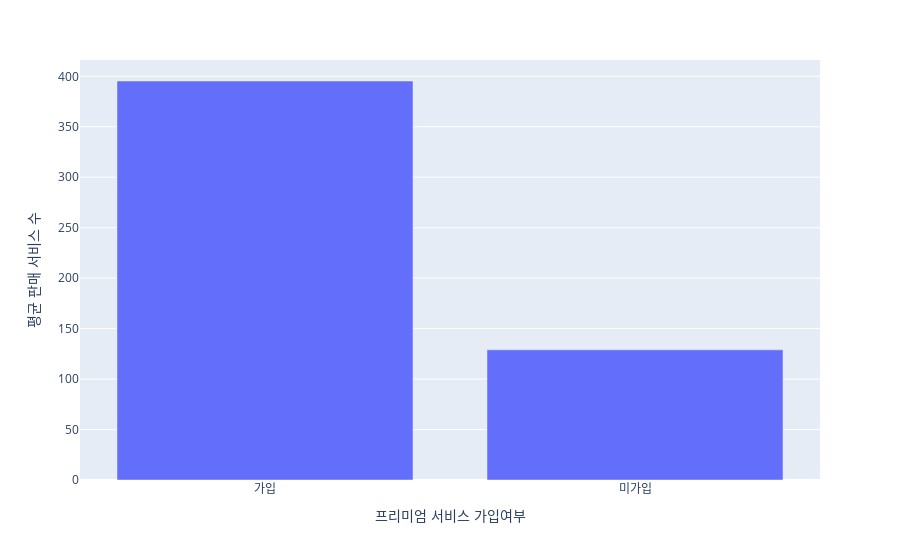

The notebook cell this image was saved under:
### Code cell
#ㅇ. 두 집단 평균 판매 서비스 수 차이 시각화 > 판매자 설득 자료 (barplot 이용)
px.bar(p2.reset_index(),x='프리미엄 서비스 가입여부',y='평균 판매 서비스 수')

### Figure 1 — Plotly figure (JSON) as saved in the notebook; plotly's stock layout.template omitted (floating-point values rounded to 4 significant figures)
{"data": [{"alignmentgroup": "True", "hovertemplate": "프리미엄 서비스 가입여부=%{x}<br>평균 판매 서비스 수=%{y}<extra></extra>", "legendgroup": "", "marker": {"color": "#636efa", "pattern": {"shape": ""}}, "name": "", "offsetgroup": "", "orientation": "v", "showlegend": false, "textposition": "auto", "type": "bar", "x": ["가입", "미가입"], "xaxis": "x", "y": [395.4, 129.0], "yaxis": "y"}], "layout": {"autosize": true, "barmode": "relative", "legend": {"tracegroupgap": 0}, "margin": {"t": 60}, "xaxis": {"anchor": "y", "autorange": true, "domain": [0, 1], "range": [-0.5, 1.5], "title": {"text": "프리미엄 서비스 가입여부"}, "type": "category"}, "yaxis": {"anchor": "x", "autorange": true, "domain": [0, 1], "range": [0, 416.2], "title": {"text": "평균 판매 서비스 수"}, "type": "linear"}}}
